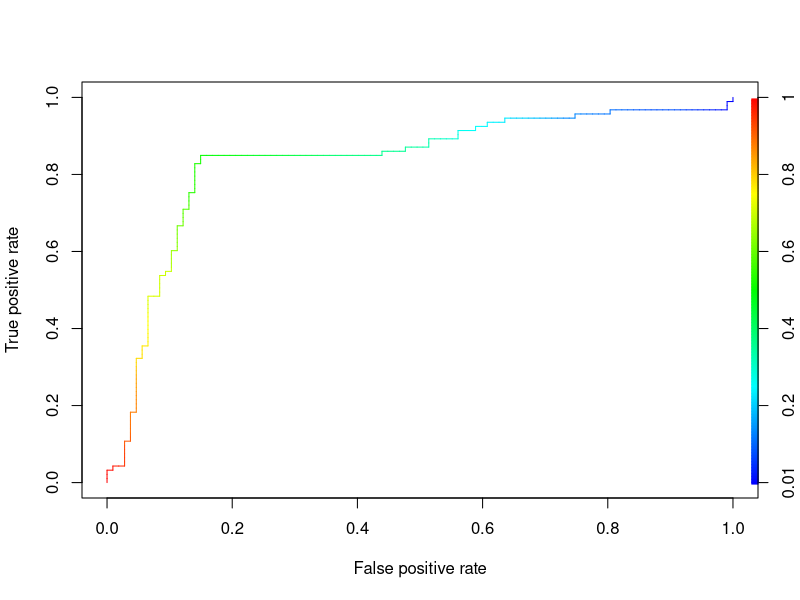
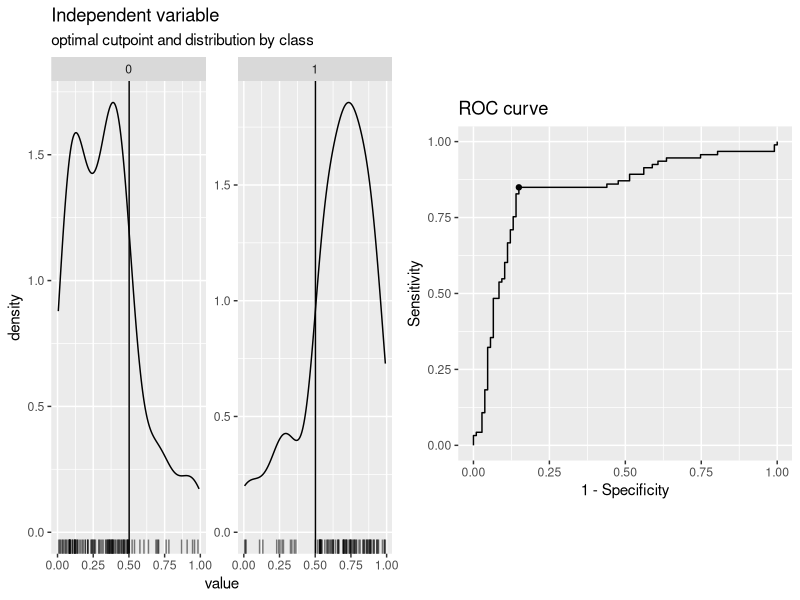
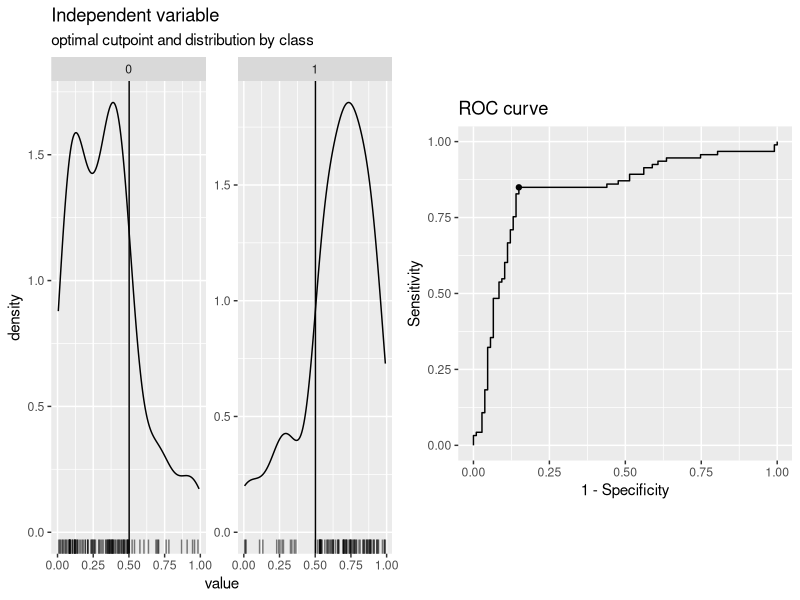

Write the R code that produced these figures, in order. (Note: this script raises an error after producing the figures.)
library(ROCR)
library(cutpointr)
## Loading required package: gplots
## 
## Attaching package: 'gplots'
## The following object is masked from 'package:stats':
## 
##     lowess

data(ROCR.simple)
df <- data.frame(ROCR.simple)
pred <- prediction(df$predictions, df$labels)
perf <- performance(pred,"tpr","fpr")
plot(perf,colorize=TRUE)

youden <- cutpointr(df, predictions, labels, 
                method = maximize_metric, metric = youden)
summary(youden)

plot(youden)


## For pROC:

#For setting the frame to square
#par(pty="s")

plot_roc <- plot.roc(DataToPlot$isCC,DataToPlot$MPP1, ci = TRUE, percent=TRUE, print.auc = TRUE, smooth=FALSE, col="#1c61b6", asp = 0.999)
plot(ci.se(plot_roc, specificities=seq(0, 100, 1)), type="shape", no.roc = TRUE, col="#1c61b622", border = 0)

##Adding Text
text(50, 30, paste("AUC:", round(plot_roc$auc, 3), '%, ', round(plot_roc$ci[1], 2), '% - ', round(plot_roc$ci[3], 2), '%'), col="#1c61b6")
